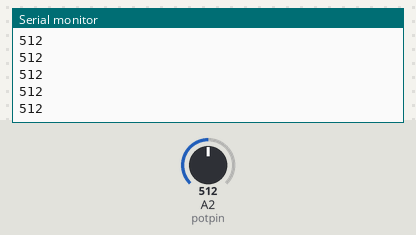
This sketch was run on a simulated Arduino Uno, built with avr-gcc and run on an emulated ATmega328P. Shown: the last lines printed to the serial monitor. The inputs (shaded band) are chosen by the test bench; at power-on: A2 (potpin) = 512.

Above: at 1.2 s.
1.3 s: A2 (potpin) set to 716
At 1.31 s:
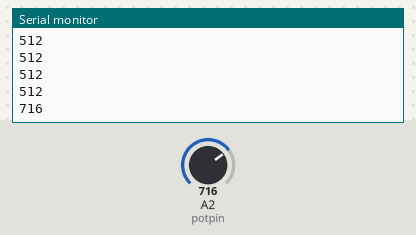
2.8 s: A2 (potpin) set to 900
At 2.81 s:
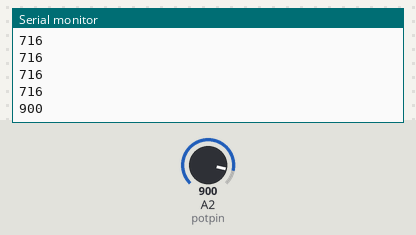
Timing chart, 0 to 5.8 s (numbered marks = the images above; inputs shaded):
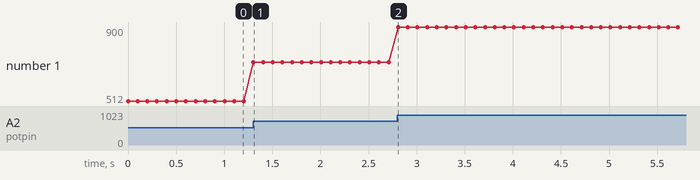

Measured:
- after the input at 1.3 s, the serial monitor: prints a new line at once (image 1)
- after the input at 2.8 s, the serial monitor: prints a new line at once (image 2)
- plotted number 1: 512 → 716 after the input at 1.3 s, 716 → 900 after the input at 2.8 s

The sketch:

SIMPLE_knob.ino
```cpp
/*
  simpel knob

  Simple Piezo, recieving signal from input and
  display on Serial print from 9600

  // Votage > right
  // Ground > Left

  modified 25 JAN 2016 for CU Robot Class
  by Chawanan Inkumnoi

 █████╗ ██╗   ██╗████████╗ ██████╗ ███████╗ █████╗ ██╗   ██╗███████╗
██╔══██╗██║   ██║╚══██╔══╝██╔═══██╗██╔════╝██╔══██╗██║   ██║██╔════╝
███████║██║   ██║   ██║   ██║   ██║███████╗███████║██║   ██║█████╗
██╔══██║██║   ██║   ██║   ██║   ██║╚════██║██╔══██║╚██╗ ██╔╝██╔══╝
██║  ██║╚██████╔╝   ██║   ╚██████╔╝███████║██║  ██║ ╚████╔╝ ███████╗
╚═╝  ╚═╝ ╚═════╝    ╚═╝    ╚═════╝ ╚══════╝╚═╝  ╚═╝  ╚═══╝  ╚══════╝


*/

// Votage > right
// Ground > Left

int potpin = 2;  // analog pin used to connect the potentiometer
int val=0;
void setup() {
   Serial.begin(9600);
}

void loop() {
  val = analogRead(potpin);            // reads the value of the potentiometer (value between 0 and 1023)
  Serial.println(val);                  // print value
  delay(100);
}
```
